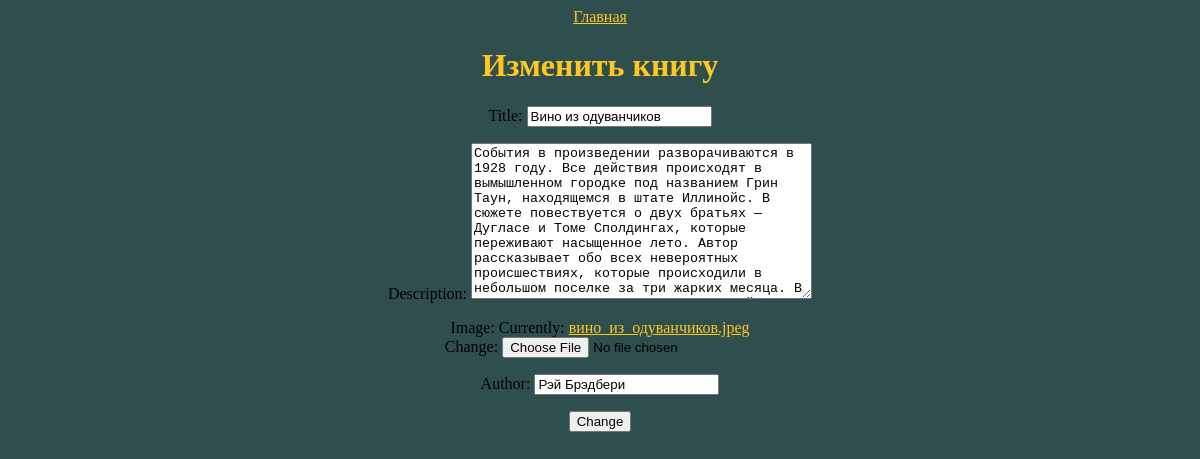
Before: /book/9/update/ with the older database file.
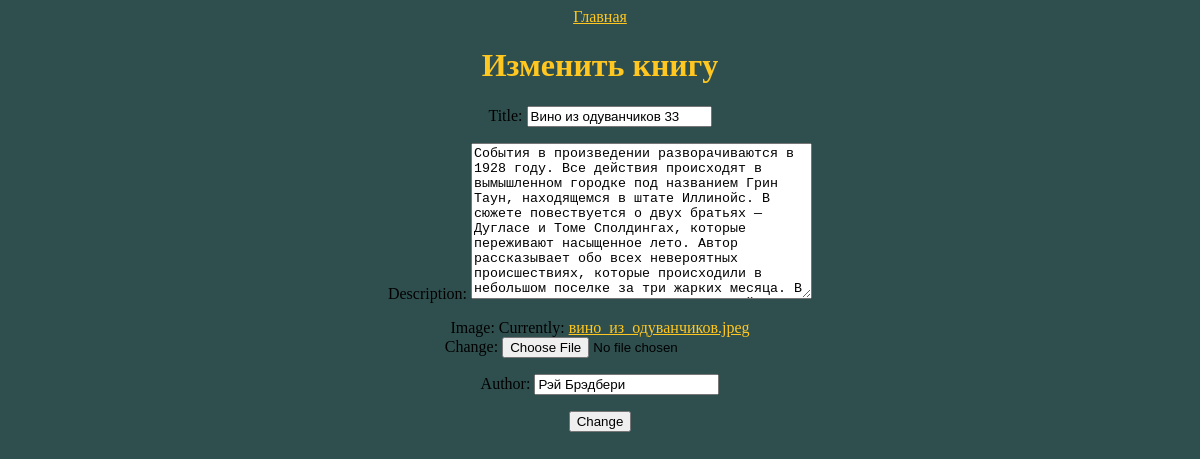
After: the same page with the newer database file.
### book/models.py (models this page shows, shortened)
class Book(models.Model):
    title = models.CharField(max_length=100)
    description = models.TextField()
    image = models.ImageField(upload_to='')
    created_date = models.DateField(auto_now_add=True)
    update_date = models.DateField(auto_now=True)
    author = models.CharField(max_length=50)

### book/views.py (the view, shortened to what this page needs)
# urls.py: path('book/<int:id>/update/', views.BooksUpdateView.as_view(), name='book_update'),
class BooksUpdateView(generic.UpdateView):
    template_name = "book_update.html"
    form_class = forms.BookForm
    success_url = "/book/"
    def get_object(self, **kwargs):
        book_id = self.kwargs.get("id")
        return get_object_or_404(models.Book, id=book_id)

### book/forms.py
class BookForm(forms.ModelForm):
    class Meta:
        model = models.Book
        fields ="__all__"

### templates/book_update.html (shortened to what this page needs)
<!DOCTYPE html>
<html lang="en">
<head>
</head>
<body>
<a href="/book/">Главная</a>
<h1>Изменить книгу</h1>
<form action="" method="POST" enctype="multipart/form-data">
    {{form.as_p}}
    <input type="submit" value="Change">
</form>
</body>
</html>

### templates/book_update.html (style rules this page uses)
body { text-align: center; background: darkslategrey; }
h1 { color: #ffc720; }
a { color: #ffc720; }

Changed rows visible on the page:
changed Book "Рэй Брэдбери": title "Вино из одуванчиков" → "Вино из одуванчиков 33"
